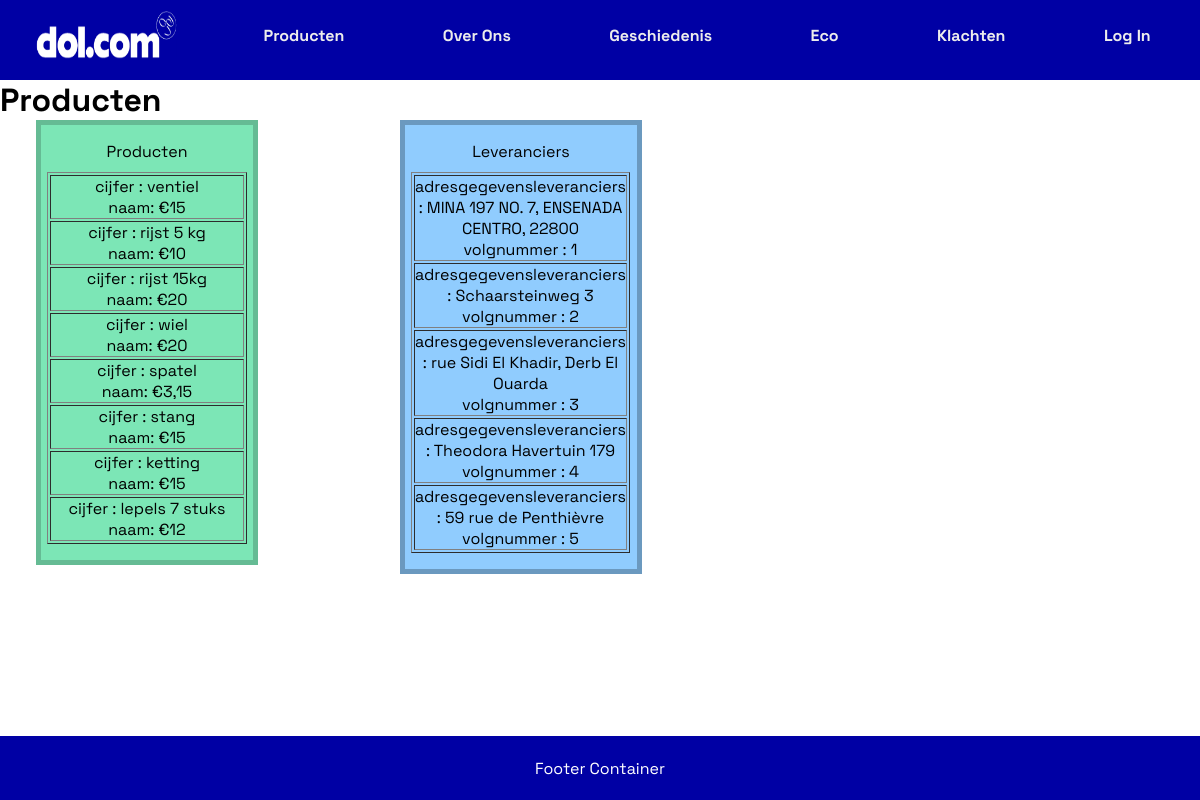
Screenshot of /producten/producten.php with the database file from the repository.
### tables this page shows
CREATE TABLE `product` (
  `id` int(9) NOT NULL,
  `productnaam` varchar(255) NOT NULL,
  `prijs` varchar(255) NOT NULL
);

CREATE TABLE `leveranciers` (
  `volgnummer` int(9) NOT NULL,
  `naamleveranciers` varchar(255) NOT NULL,
  `afk` varchar(255) NOT NULL,
  `adresgegevensleveranciers` varchar(255) NOT NULL
);

### producten/producten.php (the view, shortened to what this page needs)
<!DOCTYPE html>
<html lang="en">
<head>
    <link rel="stylesheet" href="./producten.css?v=<?php echo time(); ?>">
    <link rel="stylesheet" href="../navbar/menu.css?v=<?php echo time(); ?>">
</head>
<body>
  <h1 class="pro1"> Producten</h1>
    <?php
    echo "<div id='producten'>";
    echo" <div id='product1'> ";
    try {
        $db = new PDO("mysql:host=localhost;dbname=dol.com", "root", "");
        $query = $db->prepare("SELECT * FROM product ");
        $query->execute();
        $result = $query->fetchAll(PDO::FETCH_ASSOC);
        echo "<div class='title-text'>";
        echo"Producten";
        echo "</div>";
        echo '<table border="1" width="200px" height= "50px">' ;
        foreach ($result as $data) {
            echo " <tr> <td>  ";
            echo" cijfer :   " . $data['productnaam'] . "<br>";
            echo " naam: " . $data['prijs'] . "";
        }
        echo "</td> </tr>  </table>";
    }  catch(PDOException $e)  {
    }
    echo"</div> ";
    echo" <div id='product2'> ";
    echo" <div id='leveranciers'> ";
    try {
        $db = new PDO("mysql:host=localhost;dbname=dol.com", "root", "");
        $query = $db->prepare("SELECT * FROM leveranciers");
        $query->execute();
        $result = $query->fetchAll(PDO::FETCH_ASSOC);
        echo "<div class='title-text'>";
        echo "Leveranciers";
        echo "</div>";
        echo '<table border="1" width="200px" height= "50px">
        ' ;
        foreach ($result as $data) {
            echo " <tr> <td>  ";
            echo" adresgegevensleveranciers : ". $data['adresgegevensleveranciers'] . "<br>";
            echo " volgnummer : " . $data['volgnummer'] . "";
        }
        echo "</td> </tr>  </table>";
    }  catch(PDOException $e)  {
    }
    echo"</div> <br>";
    echo "</div>";
    ?>
</body>
</html>

### navbar/menu.css (style rules this page uses)
* { margin: 0; padding: 0; font-family: 'Space Grotesk', sans-serif; }
html { position: relative; min-height: 100%; }
body { margin-bottom: 8vh; }
.nav-li { list-style-type: none; margin: 20px; font-weight: bold; }
.nav-li a { text-decoration: none; color: rgb(236, 236, 236); }
#nav-list { width: 100%; display: flex; list-style-type: none; flex-direction: row; justify-content: space-around; align-self: center; }
#logo-img { height: 6vh; width: 12vw; margin: 6px 6px 12px 6px; }
nav { display: flex; background-color: #0000a4; height: 10vh; }
#footerbalk { background-color: #0000a4; height: 8vh; position: absolute; bottom: 0; width: 100%; display: flex; align-items: center; justify-content: center; color: white; }

### producten/producten.css (style rules this page uses)
#product1 { width: 200px; position: absolute; background-color: #7ce6b6; padding: 2vh 0.5vw; text-align: center; margin-left: 3vw; border: #65bb94 solid 5px; }
#product2 { width: 200px; }
#leveranciers { width: 220px; position: relative; left: 400px; background-color: #90ccfe; padding: 2vh 0.5vw; text-align: center; border: #6b99bf solid 5px; }
.title-text { margin-bottom: 10px; }

### rows the page displays
product: productnaam "ventiel", prijs "€15"
product: productnaam "rijst 5 kg", prijs "€10"
product: productnaam "rijst 15kg", prijs "€20"
product: productnaam "wiel", prijs "€20"
product: productnaam "spatel", prijs "€3,15"
product: productnaam "stang", prijs "€15"
product: productnaam "ketting", prijs "€15"
product: productnaam "lepels 7 stuks", prijs "€12"
leveranciers: adresgegevensleveranciers "MINA 197 NO. 7, ENSENADA CENTRO, 22800", volgnummer "1"
leveranciers: adresgegevensleveranciers "Schaarsteinweg 3", volgnummer "2"
leveranciers: adresgegevensleveranciers "rue Sidi El Khadir, Derb El Ouarda", volgnummer "3"
leveranciers: adresgegevensleveranciers "Theodora Havertuin 179", volgnummer "4"
leveranciers: adresgegevensleveranciers "59 rue de Penthièvre", volgnummer "5"
